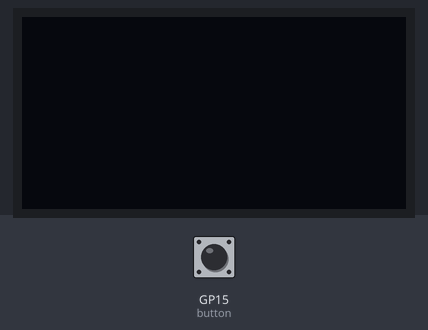
A program run on a simulated Raspberry Pi Pico running MicroPython. Shown: 128×64 one-colour display. The test bench sets the inputs (shaded band); at power-on: GP15 (button) HIGH.

Above: at 1.2 s.
1.3 s: GP15 (button) pulled LOW for 0.15 s
At 1.7 s:
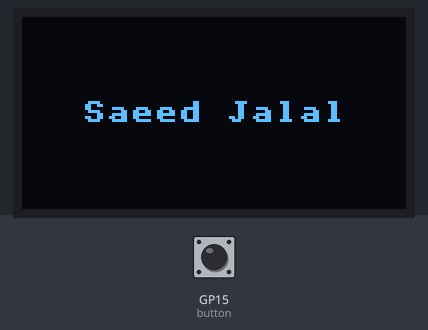
2.9 s: GP15 (button) pulled LOW for 1 s
At 4.1 s:
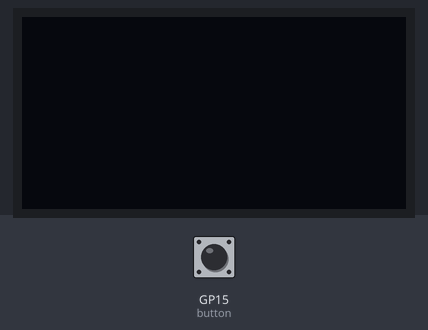
5.4 s: GP15 (button) pulled LOW for 3.2 s
At 6.0 s:
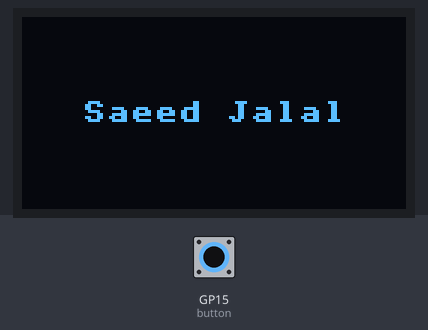
Timing chart, 0 to 8.4 s (numbered marks = the images above; inputs shaded):
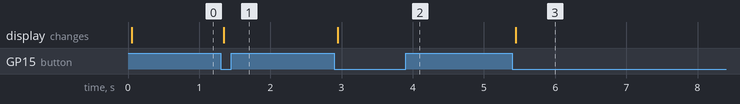

The program:

ex1_centered_name_toggle.py.py
```python
from machine import Pin, I2C
from ssd1306 import SSD1306_I2C
import time

# Display dimensions
WIDTH = 128
HEIGHT = 64

# Create I2C connection
i2c = I2C(0, scl=Pin(17), sda=Pin(16), freq=200000)

# Initialize OLED display
oled = SSD1306_I2C(WIDTH, HEIGHT, i2c)

# Button setup
button = Pin(15, Pin.IN, Pin.PULL_UP)
button_was_pressed = False
screen_on = False

# Text and its dimensions
name = "Saeed Jalal"  # Replace with your actual name
char_width = 8  # Default font is 8x8 pixels
char_height = 8

# Calculate position to center the text
x = (WIDTH - len(name) * char_width) // 2
y = (HEIGHT - char_height) // 2

while True:
    if button.value() == 0 and not button_was_pressed:
        screen_on = not screen_on  # Toggle screen state
        oled.fill(0)  # Clear screen (whether turning off or preparing to draw)
        if screen_on:
            oled.text(name, x, y)
        oled.show()
        button_was_pressed = True
        time.sleep(0.1)  # Debounce delay

    elif button.value() == 1 and button_was_pressed:
        button_was_pressed = False
        time.sleep(0.05)
```

Measured:
- after the input at 1.3 s, the display: changes after 0.05 s (image 1)
- after the input at 2.9 s, the display: changes after 0.05 s (image 2)
- after the input at 5.4 s, the display: changes after 0.05 s (image 3)
